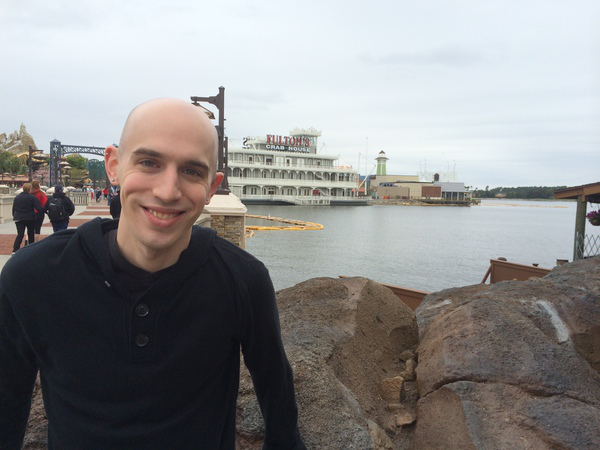
#> input picture drawing/florida_trip.png, 600 x 450 px
$ python translation.py --image florida_trip.png
#> lines starting #> are read from the running program, lines starting #| are printed output that depends on the picture
# import the necessary packages
import numpy as np
import argparse
import imutils
import cv2

# construct the argument parser and parse the arguments
ap = argparse.ArgumentParser()
ap.add_argument("-i", "--image", required=True, help="Path to the image")
args = vars(ap.parse_args())

# load the image and show it
image = cv2.imread(args["image"])
#> image is the input picture: shape (450, 600, 3); mean B, G, R 139.9, 140.1, 141
cv2.imshow("Original", image)
cv2.waitKey(0)

# 25 pixels to the right and 50 pixels down
M = np.float32([[1, 0, 25], [0, 1, 50]])
shifted = cv2.warpAffine(image, M, (image.shape[1], image.shape[0]))
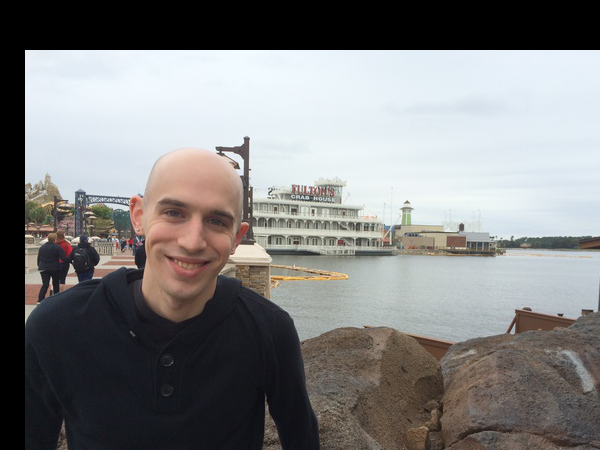
#> shifted: shape (450, 600, 3); mean B, G, R 127.8, 128, 128.4
cv2.imshow("Shifted Down and Right", shifted)
cv2.waitKey(0)

# 50 pixels to the left and 90 pixels up
M = np.float32([[1, 0, -50], [0, 1, -90]])
shifted = cv2.warpAffine(image, M, (image.shape[1], image.shape[0]))
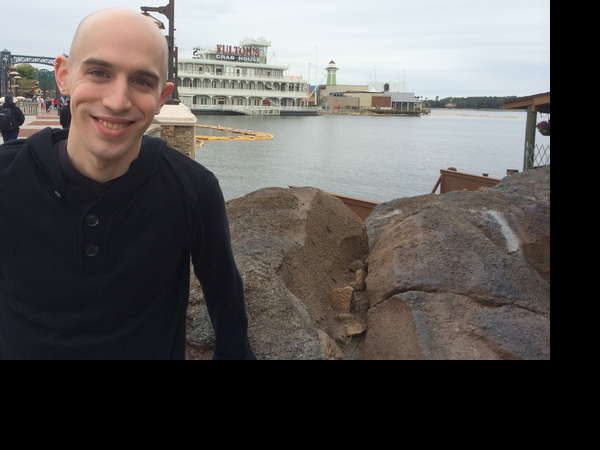
#> shifted: shape (450, 600, 3); mean B, G, R 84.8, 86.4, 89.1
cv2.imshow("Shifted Up and Left", shifted)
cv2.waitKey(0)

shifted = imutils.translate(image, 0, 100)
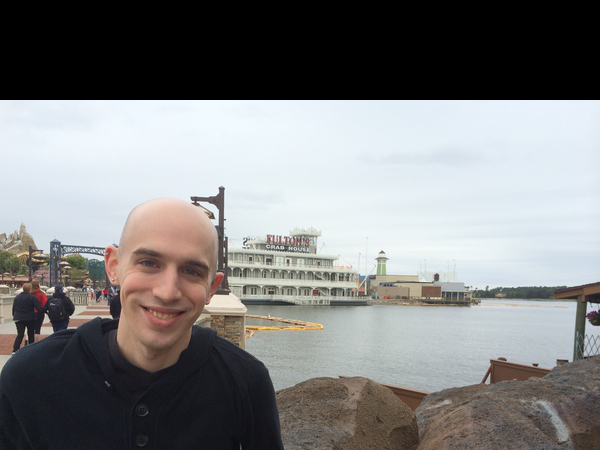
#> shifted: shape (450, 600, 3); mean B, G, R 127.9, 127.8, 127.6
cv2.imshow("Shifted Down", shifted)
cv2.waitKey(0)
